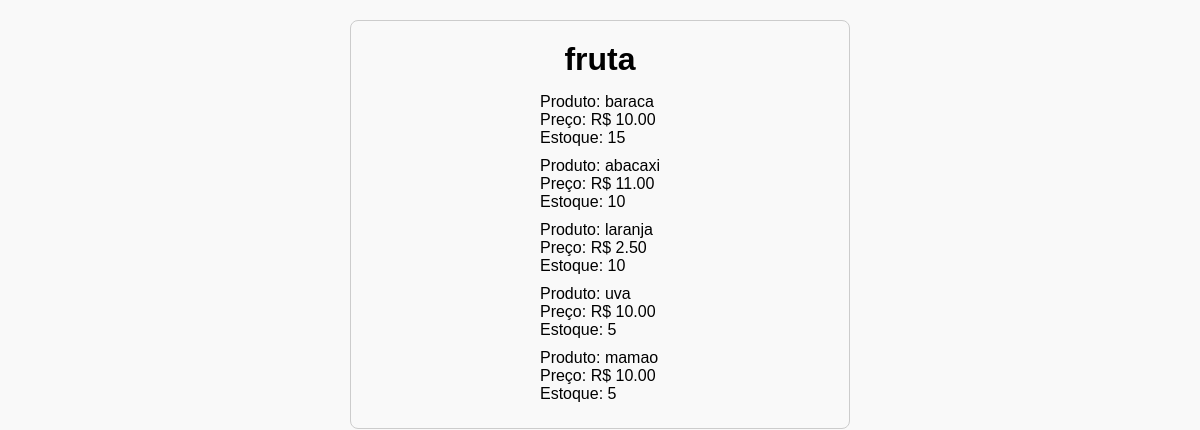
/produtos/categoria/10/, run on an earlier commit of the app's database.
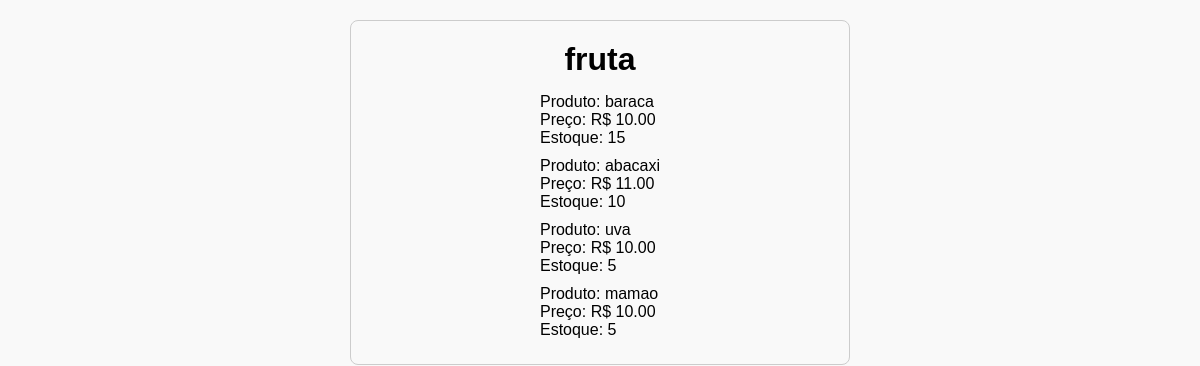
And on a later commit of the database.
### produtos/models.py (models this page shows, shortened)
class Produto(models.Model):
    name = models.CharField(max_length=100)
    price = models.DecimalField(max_digits=10, decimal_places=2)
    storage = models.IntegerField()
    category_id = models.ForeignKey('categorias.Categoria', on_delete=models.CASCADE)

### produtos/views.py (the view)
# urls.py: path("categoria/<int:category_id>/", produtos_por_categoria, name="produtos_por_categoria"),
def produtos_por_categoria(request, category_id):
    categoria = Categoria.objects.get(id=category_id)
    produtos = Produto.objects.filter(category_id=categoria)
    return render(request, "produtos_por_categoria.html", {"produtos": produtos, "categoria": categoria})

### produtos/templates/produtos_por_categoria.html (shortened to what this page needs)
<!doctype html>
<html lang="en">
  <head>
  </head>
  <body>
    <h1>{{ categoria.name }}</h1>
    <ul>
      {% for produto in produtos %}
      <li>
        <p>Produto: {{ produto.name }}</p>
        <p>Preço: R$ {{ produto.price }}</p>
        <p>Estoque: {{ produto.storage }}</p>
      </li>
      {% endfor %}
    </ul>
  </body>
</html>

What changed in the data, as far as the page shows it:
removed Produto: name "laranja", price "2.50", storage "10"
